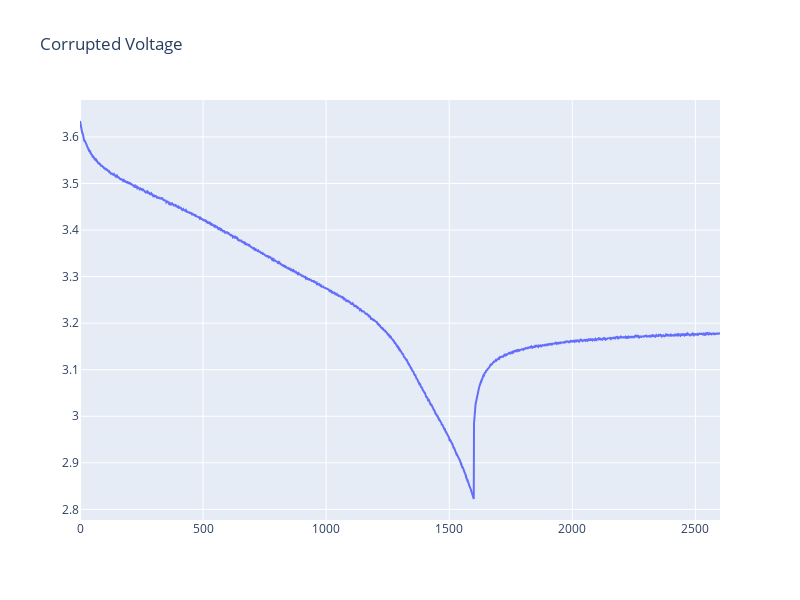

Notebook cell for this chart:
### Markdown cell above
### Adding Noise to Voltage Data

To make the parameter estimation more realistic, we add Gaussian noise to the data.

### Code cell
sigma = 0.001
corrupt_values = values["Voltage [V]"].data + np.random.normal(
    0, sigma, len(values["Voltage [V]"].data)
)
go.Figure(
    data=go.Scatter(x=t_eval, y=corrupt_values, mode="lines"),
    layout=go.Layout(title="Corrupted Voltage", width=800, height=600),
)

### Figure 1 — Plotly figure (JSON) as saved in the notebook; plotly's stock layout.template omitted (floating-point values rounded to 4 significant figures; data arrays with more than 128 entries replaced by an {"elided": "..."} marker saying what was removed)
{"data": [{"mode": "lines", "type": "scatter", "x": {"elided": "2600 float values"}, "y": {"elided": "2600 float values"}}], "layout": {"height": 600, "title": {"text": "Corrupted Voltage"}, "width": 800}}
